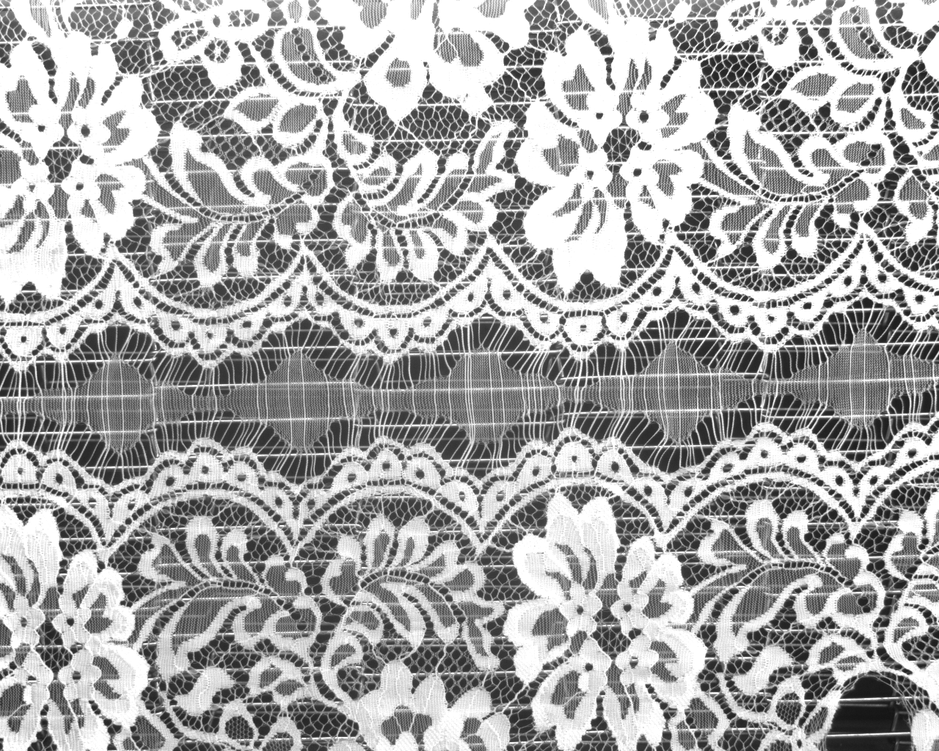
//> input picture 代码部分/图像拼接/Hist_together/Hist_together/2.bmp, 939 x 751 px, shrunk from 1280 x 1024 before the run
$ ./main   (built with g++ and OpenCV 4)
//> lines starting //> are read from the running program, lines starting //| are printed output that depends on the picture

#include <iostream>
#include <opencv2\core\core.hpp>
#include <opencv2\highgui\highgui.hpp>
#include <opencv2\imgproc\imgproc.hpp>
#include <Windows.h>

#define N 60

using namespace cv;
using namespace std;

Mat Hist_Together(Mat srcImage_left, Mat srcImage_right);

//主函数
int main()
{
	Mat srcImage_left = imread("2.bmp", 1);
//> srcImage_left is the input picture: 751 rows x 939 cols, CV_8UC3; min 20, max 255, mean 167.5
	Mat srcImage_right = imread("3.bmp", 1);
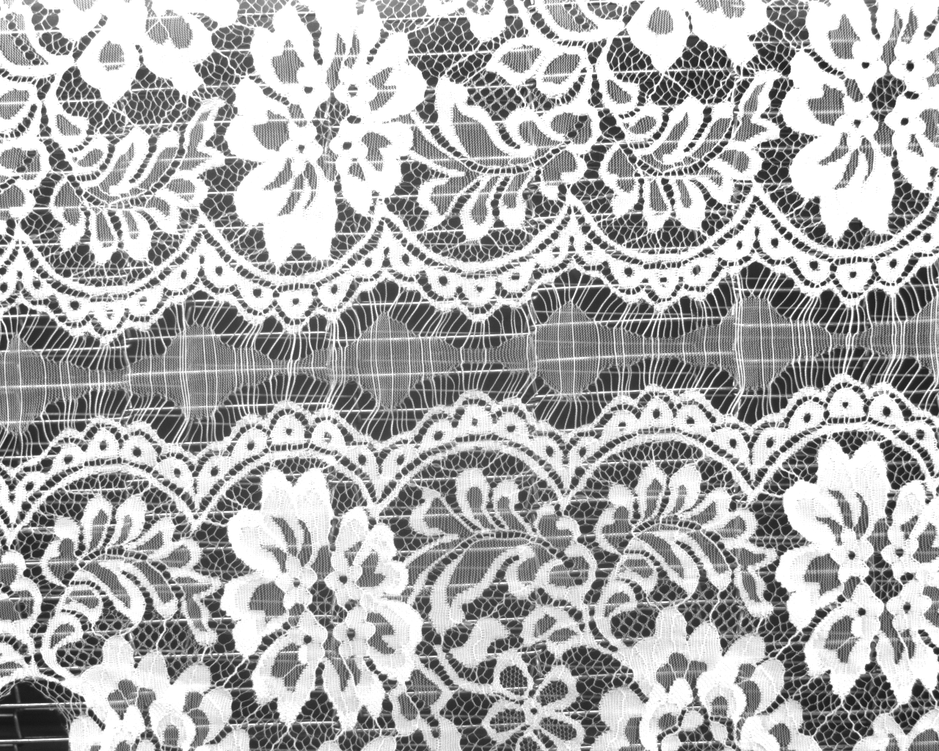
//> input picture 代码部分/图像拼接/Hist_together/Hist_together/3.bmp, 939 x 751 px, shrunk from 1280 x 1024 before the run
//> srcImage_right is the input picture: 751 rows x 939 cols, CV_8UC3; min 22, max 255, mean 173.2

	//double time0 = static_cast<double>(getTickCount());   //开始计时
	LARGE_INTEGER start;
	LARGE_INTEGER end;
	LARGE_INTEGER frequency;
	if (!QueryPerformanceFrequency(&frequency))
	{
		return -1;
	}
	QueryPerformanceCounter(&start); //开始计时

	Mat dst_torgether;
	dst_torgether = Hist_Together(srcImage_left, srcImage_right);

	QueryPerformanceCounter(&end); //结束计时
	printf("QueryPerformanceCounter 运行时间为: %fs\n", (double)(end.QuadPart - start.QuadPart) / (double)frequency.QuadPart);
	//imwrite("2345.bmp", dst_torgether);
	system("pause");
	return 0;
}

Mat Hist_Together(Mat srcImage_left, Mat srcImage_right)
{
	//【1】声明储存HSV图像的矩阵
	Mat hsvImage_left, hsvImage_right;

	//【2】初始化计算直方图需要的实参
	const int nimages = 1;
	int channels[] = { 0 };
	int dims = 1;
	int histSize[] = { 256 };
	float hranges[] = { 0.0, 255.0 };
	const float* ranges[] = { hranges };//一定要有const
	MatND hist_right, hist_left;

	//【3】计算右图灰度直方图
	Mat Right_5Col = srcImage_right(Rect(0, 0, N, srcImage_right.rows)); //右边图前N列
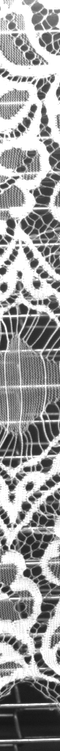
//> Right_5Col: 751 rows x 60 cols, CV_8UC3; min 22, max 255, mean 155.2
	cvtColor(Right_5Col, hsvImage_right, CV_RGB2GRAY);
	calcHist(&hsvImage_right, 1, channels, Mat(), hist_right, dims, histSize, ranges);
//> hist_right = 256 values, max 1230 at index 254, min 0 at index 0, mean 153.4

	//【4】平移计算左图直方图，并匹配 找到最优匹配
	int Index = -1;
	double maxHist = 0;
	for (size_t i = 0; i < 100; i++)
	{
		Mat Left_5Col = srcImage_left(Rect(srcImage_left.cols - i - N, 0, N, srcImage_left.rows));
		cvtColor(Left_5Col, hsvImage_left, CV_RGB2GRAY);
		calcHist(&hsvImage_left, 1, channels, Mat(), hist_left, dims, histSize, ranges);
		double base_hist = compareHist(hist_right, hist_left, 0);
		//printf(" 方法 [%d] 的匹配结果如下：\n\n【基准图 - 基准图】： %f \n ", i, base_hist);
		if (base_hist > maxHist)
		{
			maxHist = base_hist;
			Index = i;
		}
	}
//> this loop made 100 passes
//> (base_hist, maxHist) on passes 1, 60, 61, 62, 63, 64, 65, 66, 67, 68, 69, 70: (0.874, 0.874), (0.877, 0.877), (0.881, 0.881), (0.885, 0.885), (0.886, 0.886), (0.886, 0.886), (0.887, 0.887), (0.888, 0.888), (0.89, 0.89), (0.891, 0.891), (0.892, 0.892), (0.894, 0.894)
//> base_hist on passes 2 to 7: 0.87, 0.866, 0.863, 0.862, 0.861, 0.861
//> pass 1, in Hist_Together, `Mat Left_5Col = srcImage_left(Rect(srcImage_left.cols - i - N, 0, N, s..`:
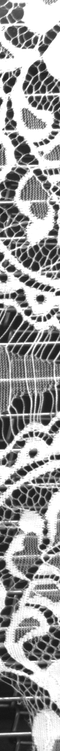
//> Left_5Col: 751 rows x 60 cols, CV_8UC3; min 20, max 255, mean 154.9
//> after the loop:
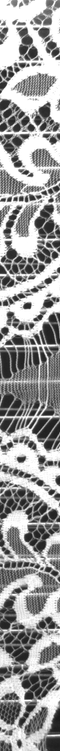
//> hsvImage_left: 751 rows x 60 cols, CV_8UC1; min 26, max 255, mean 156.8
//> after the loop, hist_left = 256 values, max 1076 at index 254, min 0 at index 0, mean 152.6; maxHist = 0.899; Index = 74

	//【5】相位相关分析法 求匹配好的相位差
	Mat src1, src2;
	Mat dst1, dst2;
	src1 = srcImage_left(Rect(srcImage_left.cols - Index - N, 0, N, srcImage_left.rows));
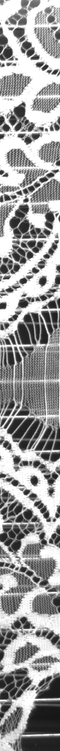
//> src1: 751 rows x 60 cols, CV_8UC3; min 21, max 255, mean 157.4
	src2 = srcImage_right(Rect(0, 0, N, srcImage_right.rows));
	cvtColor(src1, src1, CV_BGR2GRAY);     //转换为灰度图像
//> src1: 751 rows x 60 cols, CV_8UC1
	src1.convertTo(dst1, CV_32FC1);        //转换为32位浮点型
	cvtColor(src2, src2, CV_BGR2GRAY);
	src2.convertTo(dst2, CV_32FC1);
	Point2d phase_shift;
	phase_shift = phaseCorrelate(dst1, dst2);
//> phase_shift = Point(20.88, 6.05)
	//cout << endl << "warp :" << endl << "\tX shift : " << phase_shift.x << "\tY shift : " << phase_shift.y << endl;

	//【6】进行拼接
	Mat Left_Gray, Right_Gray;
	cvtColor(srcImage_left, Left_Gray, CV_RGB2GRAY);
	cvtColor(srcImage_right, Right_Gray, CV_RGB2GRAY);
	Mat Show_Image = Mat::zeros(Left_Gray.rows, Right_Gray.cols + Left_Gray.cols - (int)(N + Index + phase_shift.x + 0.5), CV_8UC1);        //创建一个两倍宽的图像
//> Show_Image: 751 rows x 1723 cols, CV_8UC1; every value is 0

	Mat image_roi_left = Left_Gray(Rect(0, 0, Left_Gray.cols - (int)(N + Index + phase_shift.x + 0.5), Left_Gray.rows));
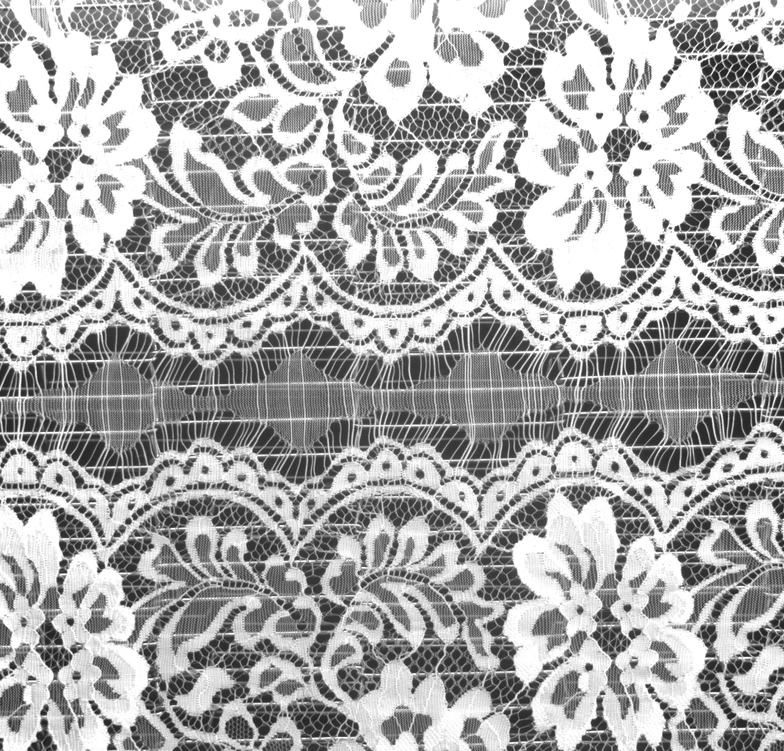
//> image_roi_left: 751 rows x 784 cols, CV_8UC1; min 28, max 255, mean 169.9
	image_roi_left.copyTo(Show_Image(Rect(0, 0, Left_Gray.cols - (int)(N + Index + phase_shift.x + 0.5), Left_Gray.rows))); //将roicopy到宽图的最左边
	Mat image_roi_right = Right_Gray(Rect(0, (int)(phase_shift.y + 0.5), Right_Gray.cols, Right_Gray.rows - (int)(phase_shift.y + 0.5)));
	image_roi_right.copyTo(Show_Image(Rect(Left_Gray.cols - (int)(N + Index + phase_shift.x + 0.5), 0, image_roi_right.cols, image_roi_right.rows)));
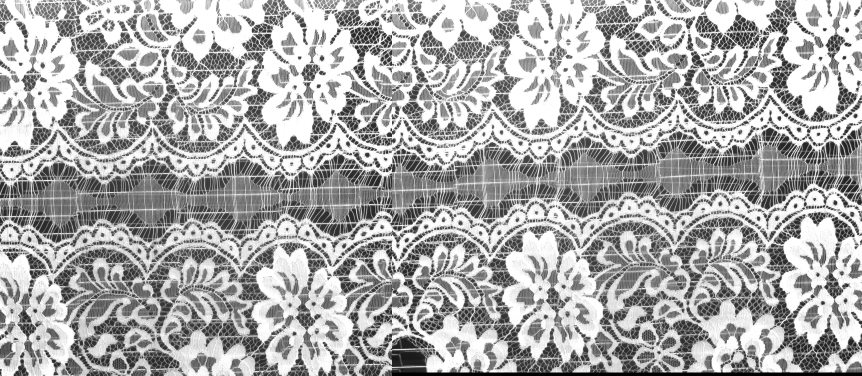
//> Show_Image: 751 rows x 1723 cols, CV_8UC1 (shown at 1/2 size); min 0, max 255, mean 170.8

	return Show_Image;
}
